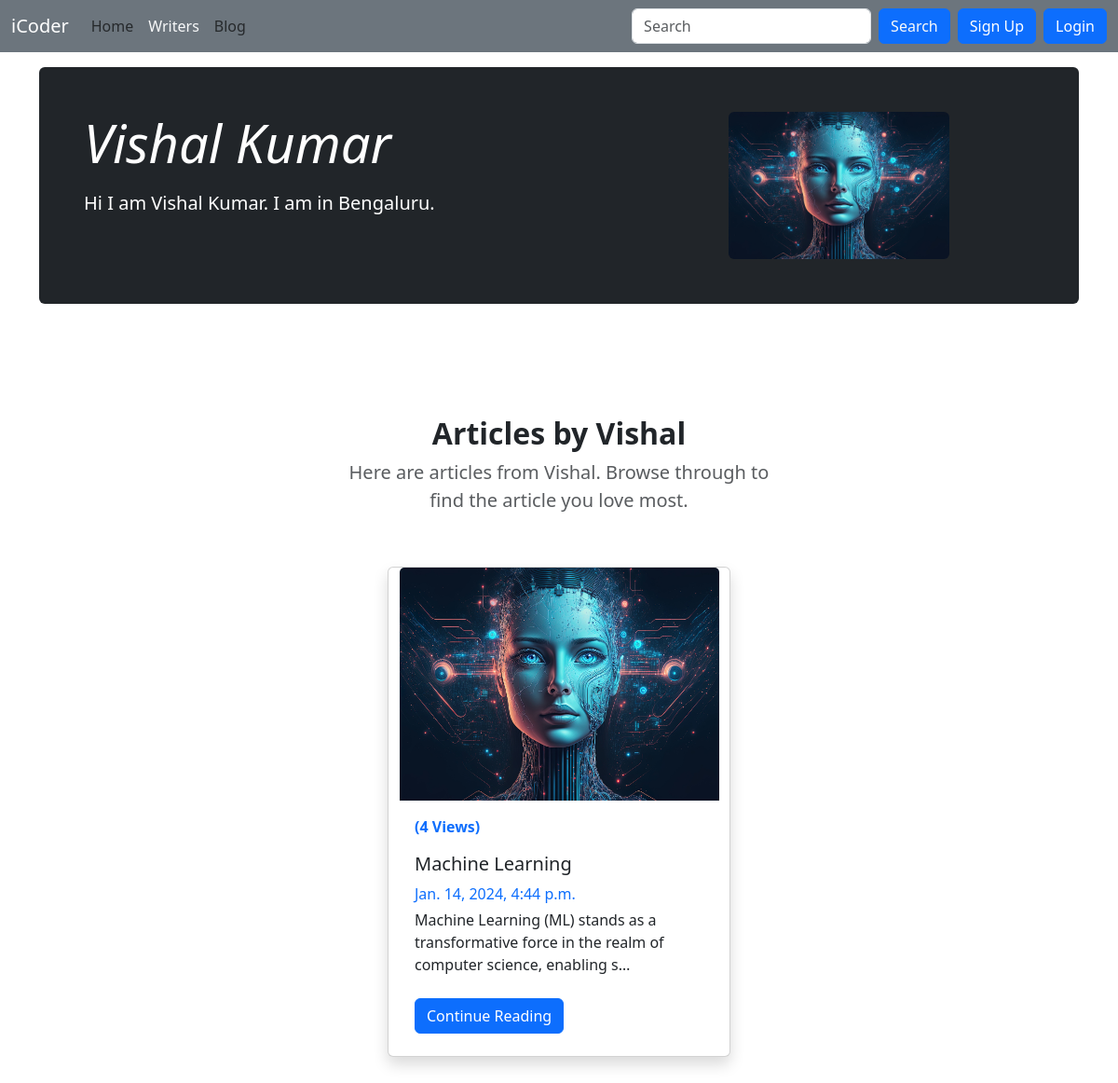
/writers/vishalkumar, run on an earlier commit of the app's database.
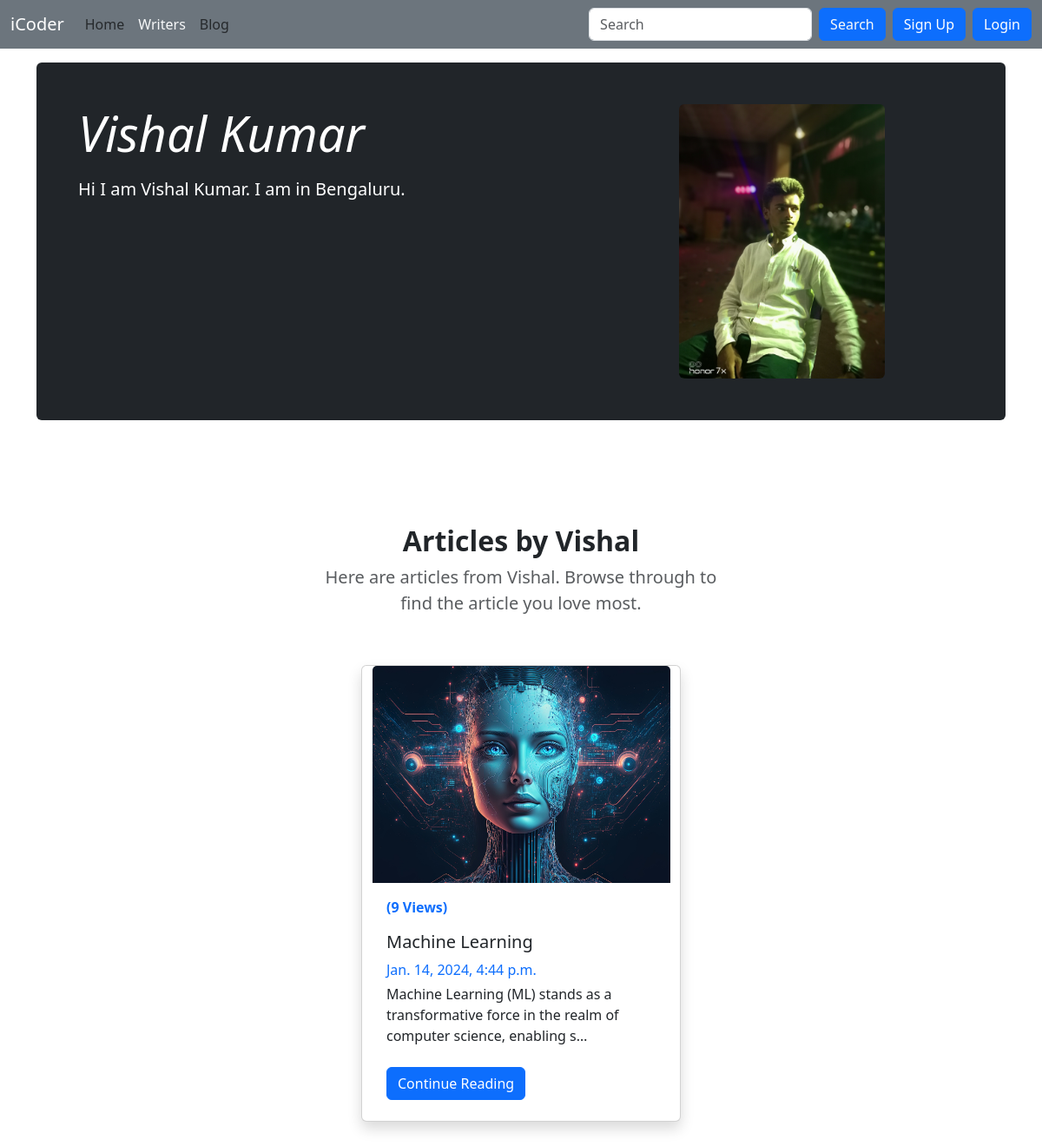
And on a later commit of the database.
### writers/models.py (models this page shows, shortened)
class Writer(models.Model):
    sno = models.AutoField(primary_key=True)
    username = models.CharField(max_length=15)
    firstName = models.CharField(max_length=100)
    lastName = models.CharField(max_length=100)
    email = models.CharField(max_length=100)
    password = models.CharField(max_length=100)
    bio = models.CharField(max_length=1000, default="")
    userImage  = models.ImageField(upload_to='blog/user', default='blog/user/default_user.png')

### blog/models.py (models this page shows, shortened)
class Post(models.Model):
    sno = models.AutoField(primary_key=True)
    username = models.CharField(max_length=15, default="")
    title = models.CharField(max_length=255)
    postImage  = models.ImageField(upload_to='static/img', default='static/img/default.jpg')
    content = models.TextField()
    author = models.CharField(max_length=100)
    slug = models.CharField(max_length=130)
    views = models.IntegerField(default=0)
    timeStamp = models.DateTimeField(default= now)

### writers/views.py (the view)
# urls.py: path('<str:slug>', views.UserView.as_view(), name='userView'),
class UserView(View):
    def get(self, request, slug):
        writer = Writer.objects.filter(username=slug).first()
        posts = Post.objects.filter(username=writer.username)
        context = {'writer' : writer, 'posts' : posts}
        return render(request, 'writers/userView.html', context)

### templates/writers/userView.html (shortened to what this page needs)
{% extends "base.html" %}
{% block aboutactive %} text-light {% endblock aboutactive %}
{% block body %}
<div class="container my-5 p-4">
  <div class="p-4 p-md-5 mb-4 text-white rounded bg-dark row">
    <div class="col-md-8 px-0">
      <h1 class="display-4 fst-italic">{{writer.firstName}} {{writer.lastName}}</h1>
      <p class="lead my-3">{{writer.bio}}</p>
    </div>
    <div class='userImg col-md-4'>
      <img src="/media/{{writer.userImage}}" onerror="this.src='/media/blog/user/default_user.png'" class="rounded w-75" alt="...">
    </div>
  </div>
  <div class="container">
    <section class="py-5" id='allblogs'>
      <div class="container px-5 my-5">
        <div class="row gx-5 justify-content-center">
          <div class="col-lg-8 col-xl-6">
            <div class="text-center">
              <h2 class="fw-bolder">Articles by {{writer.firstName}}</h2>
              <p class="lead fw-normal text-muted mb-5">Here are articles from {{writer.firstName}}. Browse through to
                find
                the article you love most.</p>
            </div>
          </div>
        </div>
        <div class="row justify-content-center">
          {% for post in posts %}
          <div class="card mx-2 my-2 shadow" style="width: 23rem;">
            <img src="/media/{{post.postImage}}" class="card-img-top" alt="...">
            <div class="card-body">
              <p class="text-primary"><b>({{post.views}} Views)</b></p>
              <h5 class="card-title">{{post.title}}</h5>
              <div class="mb-1 text-primary">{{post.timeStamp}}</div>
              <p class="card-text">{{post.content|truncatechars:100}}</p>
              <a href="/blog/{{post.slug}}" class="btn btn-primary my-2">Continue Reading</a>
            </div>
          </div>
          {% endfor %}
        </div>
      </div>
    </section>
  </div>
</div>
{% endblock body %}

What changed in the data, as far as the page shows it:
changed Writer "Vishal": userImage: a different picture
changed Post "Machine Learning": views "4" → "9"
